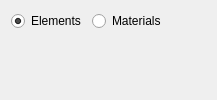
     <widget class="QWidget" name="_costTab">
      <attribute name="title">
       <string>Cost</string>
      </attribute>
      <layout class="QGridLayout" name="gridLayout_2">
       <item row="0" column="0">
        <layout class="QHBoxLayout" name="horizontalLayout">
         <item>
          <widget class="QRadioButton" name="_elementsButton">
           <property name="text">
            <string>Elements</string>
           </property>
           <property name="checked">
            <bool>true</bool>
           </property>
          </widget>
         </item>
         <item>
          <widget class="QRadioButton" name="_bomButton">
           <property name="text">
            <string>Materials</string>
           </property>
          </widget>
         </item>
         <item>
          <spacer name="horizontalSpacer">
           <property name="orientation">
            <enum>Qt::Horizontal</enum>
           </property>
           <property name="sizeHint" stdset="0">
            <size>
             <width>40</width>
             <height>20</height>
            </size>
           </property>
          </spacer>
         </item>
        </layout>
       </item>
       <item row="1" column="0">
        <widget class="QStackedWidget" name="_costStack">
         <property name="currentIndex">
          <number>0</number>
         </property>
         <widget class="QWidget" name="_elementsPage">
          <layout class="QGridLayout" name="gridLayout_3"/>
         </widget>
         <widget class="QWidget" name="_bomPage">
          <layout class="QGridLayout" name="gridLayout_6"/>
         </widget>
        </widget>
       </item>
      </layout>
     </widget>
